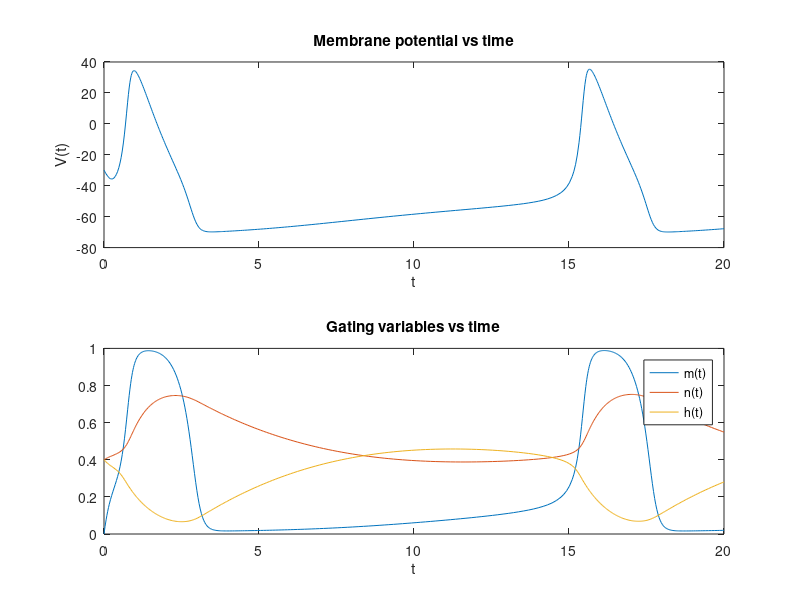

The MATLAB source for this figure:
global gK gNa gL VK VNa VL I C;



gNa = 120; gK = 36; gL = 0.3;

VNa = 55; VK = -72; VL = -50;

C = 1; I = 10;



am = @(V) -0.1 * (35+V) ./ (exp(-0.1*(35+V)) - 1);

bm = @(V) 4 * exp(-(60+V)/18);



ah = @(V) 0.07 * exp(-(60+V)/20);

bh = @(V) 1 ./ (exp(-(30+V)/10) + 1);



an = @(V) 0.01 * (-(50+V)) ./ (exp(-0.1*(50+V)) - 1);

bn = @(V) 0.125 * exp(-(60+V)/80);





f = @(t,y) [ (-gK*y(3).^4.*(y(1) - VK) - gNa*y(2).^3.*y(4).*(y(1)-VNa)-gL.*(y(1)-VL) + I)/C; ...

               am(y(1)).*(1-y(2))-bm(y(1)).*y(2); ...

               an(y(1)).*(1-y(3))-bn(y(1)).*y(3); ...

               ah(y(1)).*(1-y(4))-bh(y(1)).*y(4) ];

         

[T, Y] = ode45(f, [0 20], [-30 0 0.4 0.4]);



subplot(211);

plot(T,Y(:,1));

xlabel('t'); ylabel('V(t)');

title('Membrane potential vs time');



subplot(212);

plot(T,Y(:,2), T,Y(:,3), T, Y(:,4));

legend('m(t)', 'n(t)', 'h(t)');

xlabel('t'); %ylabel('V(t)');

title('Gating variables vs time');


